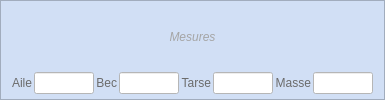
     <widget class="QFrame" name="frame_2">
      <property name="styleSheet">
       <string notr="true">background-color: rgb(209, 223, 245);</string>
      </property>
      <property name="frameShape">
       <enum>QFrame::StyledPanel</enum>
      </property>
      <property name="frameShadow">
       <enum>QFrame::Raised</enum>
      </property>
      <layout class="QVBoxLayout" name="verticalLayout_2">
       <property name="spacing">
        <number>2</number>
       </property>
       <property name="topMargin">
        <number>2</number>
       </property>
       <property name="bottomMargin">
        <number>5</number>
       </property>
       <item>
        <widget class="QLabel" name="label_18">
         <property name="sizePolicy">
          <sizepolicy hsizetype="Expanding" vsizetype="Preferred">
           <horstretch>0</horstretch>
           <verstretch>0</verstretch>
          </sizepolicy>
         </property>
         <property name="font">
          <font>
           <italic>true</italic>
          </font>
         </property>
         <property name="layoutDirection">
          <enum>Qt::LeftToRight</enum>
         </property>
         <property name="styleSheet">
          <string notr="true">color: rgb(165, 165, 165);</string>
         </property>
         <property name="text">
          <string>Mesures</string>
         </property>
         <property name="alignment">
          <set>Qt::AlignCenter</set>
         </property>
        </widget>
       </item>
       <item>
        <layout class="QHBoxLayout" name="horizontalLayout_13">
         <item>
          <widget class="QLabel" name="label_25">
           <property name="layoutDirection">
            <enum>Qt::LeftToRight</enum>
           </property>
           <property name="styleSheet">
            <string notr="true">color: rgb(107, 107, 107);</string>
           </property>
           <property name="text">
            <string>Aile</string>
           </property>
           <property name="alignment">
            <set>Qt::AlignRight|Qt::AlignTrailing|Qt::AlignVCenter</set>
           </property>
          </widget>
         </item>
         <item>
          <widget class="QLineEdit" name="le_ind_aile">
           <property name="enabled">
            <bool>true</bool>
           </property>
           <property name="sizePolicy">
            <sizepolicy hsizetype="Fixed" vsizetype="Fixed">
             <horstretch>0</horstretch>
             <verstretch>0</verstretch>
            </sizepolicy>
           </property>
           <property name="minimumSize">
            <size>
             <width>30</width>
             <height>20</height>
            </size>
           </property>
           <property name="maximumSize">
            <size>
             <width>60</width>
             <height>16777215</height>
            </size>
           </property>
           <property name="styleSheet">
            <string notr="true">background-color: rgb(255, 255, 255);</string>
           </property>
           <property name="text">
            <string/>
           </property>
           <property name="alignment">
            <set>Qt::AlignCenter</set>
           </property>
          </widget>
         </item>
         <item>
          <widget class="QLabel" name="label_26">
           <property name="layoutDirection">
            <enum>Qt::LeftToRight</enum>
           </property>
           <property name="styleSheet">
            <string notr="true">color: rgb(107, 107, 107);</string>
           </property>
           <property name="text">
            <string>Bec</string>
           </property>
           <property name="alignment">
            <set>Qt::AlignRight|Qt::AlignTrailing|Qt::AlignVCenter</set>
           </property>
          </widget>
         </item>
         <item>
          <widget class="QLineEdit" name="le_ind_bec">
           <property name="enabled">
            <bool>true</bool>
           </property>
           <property name="sizePolicy">
            <sizepolicy hsizetype="Fixed" vsizetype="Fixed">
             <horstretch>0</horstretch>
             <verstretch>0</verstretch>
            </sizepolicy>
           </property>
           <property name="minimumSize">
            <size>
             <width>30</width>
             <height>20</height>
            </size>
           </property>
           <property name="maximumSize">
            <size>
             <width>60</width>
             <height>16777215</height>
            </size>
           </property>
           <property name="styleSheet">
            <string notr="true">background-color: rgb(255, 255, 255);</string>
           </property>
           <property name="text">
            <string/>
           </property>
           <property name="alignment">
            <set>Qt::AlignCenter</set>
           </property>
          </widget>
         </item>
         <item>
          <widget class="QLabel" name="label_27">
           <property name="layoutDirection">
            <enum>Qt::LeftToRight</enum>
           </property>
           <property name="styleSheet">
            <string notr="true">color: rgb(107, 107, 107);</string>
           </property>
           <property name="text">
            <string>Tarse</string>
           </property>
           <property name="alignment">
            <set>Qt::AlignRight|Qt::AlignTrailing|Qt::AlignVCenter</set>
           </property>
          </widget>
         </item>
         <item>
          <widget class="QLineEdit" name="le_ind_tarse">
           <property name="enabled">
            <bool>true</bool>
           </property>
           <property name="sizePolicy">
            <sizepolicy hsizetype="Fixed" vsizetype="Fixed">
             <horstretch>0</horstretch>
             <verstretch>0</verstretch>
            </sizepolicy>
           </property>
           <property name="minimumSize">
            <size>
             <width>30</width>
             <height>20</height>
            </size>
           </property>
           <property name="maximumSize">
            <size>
             <width>60</width>
             <height>16777215</height>
            </size>
           </property>
           <property name="styleSheet">
            <string notr="true">background-color: rgb(255, 255, 255);</string>
           </property>
           <property name="text">
            <string/>
           </property>
           <property name="alignment">
            <set>Qt::AlignCenter</set>
           </property>
          </widget>
         </item>
         <item>
          <widget class="QLabel" name="label_28">
           <property name="layoutDirection">
            <enum>Qt::LeftToRight</enum>
           </property>
           <property name="styleSheet">
            <string notr="true">color: rgb(107, 107, 107);</string>
           </property>
           <property name="text">
            <string>Masse</string>
           </property>
           <property name="alignment">
            <set>Qt::AlignRight|Qt::AlignTrailing|Qt::AlignVCenter</set>
           </property>
          </widget>
         </item>
         <item>
          <widget class="QLineEdit" name="le_ind_masse">
           <property name="enabled">
            <bool>true</bool>
           </property>
           <property name="sizePolicy">
            <sizepolicy hsizetype="Fixed" vsizetype="Fixed">
             <horstretch>0</horstretch>
             <verstretch>0</verstretch>
            </sizepolicy>
           </property>
           <property name="minimumSize">
            <size>
             <width>30</width>
             <height>20</height>
            </size>
           </property>
           <property name="maximumSize">
            <size>
             <width>60</width>
             <height>16777215</height>
            </size>
           </property>
           <property name="styleSheet">
            <string notr="true">background-color: rgb(255, 255, 255);</string>
           </property>
           <property name="text">
            <string/>
           </property>
           <property name="alignment">
            <set>Qt::AlignCenter</set>
           </property>
          </widget>
         </item>
        </layout>
       </item>
      </layout>
     </widget>
